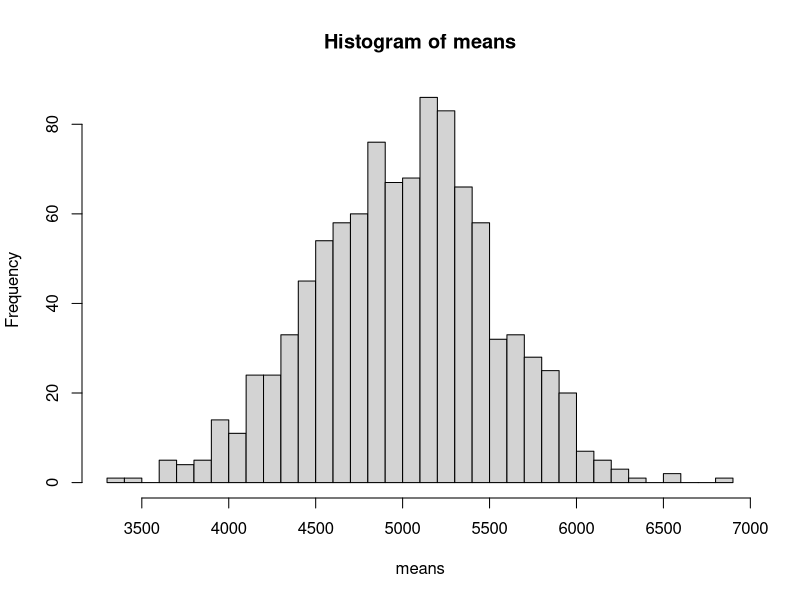

R code for this plot:
# Snippet 1: Introduction to Sampling
population <- 1:10000
sample_random <- sample(population, 100) # Random Sampling

library(caret)

# Stratified Sampling
y <- ifelse(population <= 5000, 0, 1)
stratified_sample <- createDataPartition(y, times = 1, p = 0.1, list = FALSE)

# Snippet 2: Sampling Distribution & Central Limit Theorem
means <- replicate(1000, mean(sample(population, 30))) # Sampling Distribution
hist(means, breaks=30)

# Snippet 3: Estimation: Point and Interval
confidence_level <- 0.95
mean <- mean(sample_random)
standard_error <- sd(sample_random) / sqrt(length(sample_random))
confidence_interval <- qt(confidence_level, df=length(sample_random)-1) * standard_error
CI_lower <- mean - confidence_interval
CI_upper <- mean + confidence_interval
